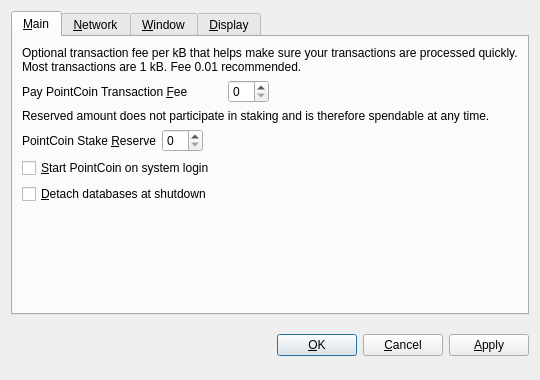
<?xml version="1.0" encoding="UTF-8"?>
<ui version="4.0">
 <class>OptionsDialog</class>
 <widget class="QDialog" name="OptionsDialog">
  <property name="geometry">
   <rect>
    <x>0</x>
    <y>0</y>
    <width>540</width>
    <height>380</height>
   </rect>
  </property>
  <property name="windowTitle">
   <string>Options</string>
  </property>
  <property name="modal">
   <bool>true</bool>
  </property>
  <layout class="QVBoxLayout" name="verticalLayout">
   <item>
    <widget class="QTabWidget" name="tabWidget">
     <property name="tabPosition">
      <enum>QTabWidget::North</enum>
     </property>
     <property name="currentIndex">
      <number>0</number>
     </property>
     <widget class="QWidget" name="tabMain">
      <attribute name="title">
       <string>&amp;Main</string>
      </attribute>
      <layout class="QVBoxLayout" name="verticalLayout_Main">
       <item>
        <widget class="QLabel" name="transactionFeeInfoLabel">
         <property name="text">
          <string>Optional transaction fee per kB that helps make sure your transactions are processed quickly. Most transactions are 1 kB. Fee 0.01 recommended.</string>
         </property>
         <property name="textFormat">
          <enum>Qt::PlainText</enum>
         </property>
         <property name="wordWrap">
          <bool>true</bool>
         </property>
        </widget>
       </item>
       <item>
        <layout class="QHBoxLayout" name="horizontalLayoutFee">
         <item>
          <widget class="QLabel" name="transactionFeePointCoinLabel">
           <property name="minimumSize">
            <size>
             <width>200</width>
             <height>0</height>
            </size>
           </property>
           <property name="text">
            <string>Pay PointCoin Transaction &amp;Fee</string>
           </property>
           <property name="textFormat">
            <enum>Qt::PlainText</enum>
           </property>
           <property name="buddy">
            <cstring>transactionFeePointCoin</cstring>
           </property>
          </widget>
         </item>
         <item>
          <widget class="BitcoinAmountField" name="transactionFeePointCoin"/>
         </item>
         <item>
          <spacer name="horizontalSpacerFee">
           <property name="orientation">
            <enum>Qt::Horizontal</enum>
           </property>
           <property name="sizeHint" stdset="0">
            <size>
             <width>40</width>
             <height>20</height>
            </size>
           </property>
          </spacer>
         </item>
        </layout>
       </item>
       <item>
        <widget class="QLabel" name="reserveBalanceInfoLabel">
         <property name="text">
          <string>Reserved amount does not participate in staking and is therefore spendable at any time.</string>
         </property>
         <property name="textFormat">
          <enum>Qt::PlainText</enum>
         </property>
         <property name="wordWrap">
          <bool>true</bool>
         </property>
        </widget>
       </item>
       <item>
        <layout class="QHBoxLayout" name="horizontalLayoutReserveBalance">
         <item>
          <widget class="QLabel" name="reserveBalanceLabelPointCoin">
           <property name="text">
            <string>PointCoin Stake &amp;Reserve</string>
           </property>
           <property name="textFormat">
            <enum>Qt::PlainText</enum>
           </property>
           <property name="buddy">
            <cstring>reserveBalancePointCoin</cstring>
           </property>
          </widget>
         </item>
         <item>
          <widget class="BitcoinAmountField" name="reserveBalancePointCoin"/>
         </item>
         <item>
          <spacer name="horizontalSpacerReserveBalance">
           <property name="orientation">
            <enum>Qt::Horizontal</enum>
           </property>
           <property name="sizeHint" stdset="0">
            <size>
             <width>40</width>
             <height>20</height>
            </size>
           </property>
          </spacer>
         </item>
        </layout>
       </item>
       <item>
        <widget class="QCheckBox" name="bitcoinAtStartup">
         <property name="toolTip">
          <string>Automatically start pointcoin after logging in to the system.</string>
         </property>
         <property name="text">
          <string>&amp;Start PointCoin on system login</string>
         </property>
        </widget>
       </item>
       <item>
        <widget class="QCheckBox" name="detachDatabases">
         <property name="toolTip">
          <string>Detach block and address databases at shutdown. This means they can be moved to another data directory, but it slows down shutdown. The wallet is always detached.</string>
         </property>
         <property name="text">
          <string>&amp;Detach databases at shutdown</string>
         </property>
        </widget>
       </item>
       <item>
        <spacer name="verticalSpacer_Main">
         <property name="orientation">
          <enum>Qt::Vertical</enum>
         </property>
         <property name="sizeHint" stdset="0">
          <size>
           <width>20</width>
           <height>40</height>
          </size>
         </property>
        </spacer>
       </item>
      </layout>
     </widget>
     <widget class="QWidget" name="tabNetwork">
      <attribute name="title">
       <string>&amp;Network</string>
      </attribute>
      <layout class="QVBoxLayout" name="verticalLayout_Network">
       <item>
        <widget class="QCheckBox" name="mapPortUpnp">
         <property name="toolTip">
          <string>Automatically open the pointcoin client port on the router. This only works when your router supports UPnP and it is enabled.</string>
         </property>
         <property name="text">
          <string>Map port using &amp;UPnP</string>
         </property>
        </widget>
       </item>
       <item>
        <widget class="QCheckBox" name="connectSocks">
         <property name="toolTip">
          <string>Connect to the pointcoin network through a SOCKS proxy (e.g. when connecting through Tor).</string>
         </property>
         <property name="text">
          <string>&amp;Connect through SOCKS proxy:</string>
         </property>
        </widget>
       </item>
       <item>
        <layout class="QHBoxLayout" name="horizontalLayout_Network">
         <item>
          <widget class="QLabel" name="proxyIpLabel">
           <property name="text">
            <string>Proxy &amp;IP:</string>
           </property>
           <property name="textFormat">
            <enum>Qt::PlainText</enum>
           </property>
           <property name="buddy">
            <cstring>proxyIp</cstring>
           </property>
          </widget>
         </item>
         <item>
          <widget class="QValidatedLineEdit" name="proxyIp">
           <property name="maximumSize">
            <size>
             <width>140</width>
             <height>16777215</height>
            </size>
           </property>
           <property name="toolTip">
            <string>IP address of the proxy (e.g. 127.0.0.1)</string>
           </property>
          </widget>
         </item>
         <item>
          <widget class="QLabel" name="proxyPortLabel">
           <property name="text">
            <string>&amp;Port:</string>
           </property>
           <property name="textFormat">
            <enum>Qt::PlainText</enum>
           </property>
           <property name="buddy">
            <cstring>proxyPort</cstring>
           </property>
          </widget>
         </item>
         <item>
          <widget class="QLineEdit" name="proxyPort">
           <property name="maximumSize">
            <size>
             <width>55</width>
             <height>16777215</height>
            </size>
           </property>
           <property name="toolTip">
            <string>Port of the proxy (e.g. 9050)</string>
           </property>
          </widget>
         </item>
         <item>
          <widget class="QLabel" name="socksVersionLabel">
           <property name="text">
            <string>SOCKS &amp;Version:</string>
           </property>
           <property name="textFormat">
            <enum>Qt::PlainText</enum>
           </property>
           <property name="buddy">
            <cstring>socksVersion</cstring>
           </property>
          </widget>
         </item>
         <item>
          <widget class="QValueComboBox" name="socksVersion">
           <property name="toolTip">
            <string>SOCKS version of the proxy (e.g. 5)</string>
           </property>
          </widget>
         </item>
         <item>
          <spacer name="horizontalSpacer_Network">
           <property name="orientation">
            <enum>Qt::Horizontal</enum>
           </property>
           <property name="sizeHint" stdset="0">
            <size>
             <width>40</width>
             <height>20</height>
            </size>
           </property>
          </spacer>
         </item>
        </layout>
       </item>
       <item>
        <spacer name="verticalSpacer_Network">
         <property name="orientation">
          <enum>Qt::Vertical</enum>
         </property>
         <property name="sizeHint" stdset="0">
          <size>
           <width>20</width>
           <height>40</height>
          </size>
         </property>
        </spacer>
       </item>
      </layout>
     </widget>
     <widget class="QWidget" name="tabWindow">
      <attribute name="title">
       <string>&amp;Window</string>
      </attribute>
      <layout class="QVBoxLayout" name="verticalLayout_Window">
       <item>
        <widget class="QCheckBox" name="minimizeToTray">
         <property name="toolTip">
          <string>Show only a tray icon after minimizing the window.</string>
         </property>
         <property name="text">
          <string>&amp;Minimize to the tray instead of the taskbar</string>
         </property>
        </widget>
       </item>
       <item>
        <widget class="QCheckBox" name="minimizeOnClose">
         <property name="toolTip">
          <string>Minimize instead of exit the application when the window is closed. When this option is enabled, the application will be closed only after selecting Quit in the menu.</string>
         </property>
         <property name="text">
          <string>M&amp;inimize on close</string>
         </property>
        </widget>
       </item>
       <item>
        <spacer name="verticalSpacer_Window">
         <property name="orientation">
          <enum>Qt::Vertical</enum>
         </property>
         <property name="sizeHint" stdset="0">
          <size>
           <width>20</width>
           <height>40</height>
          </size>
         </property>
        </spacer>
       </item>
      </layout>
     </widget>
     <widget class="QWidget" name="tabDisplay">
      <attribute name="title">
       <string>&amp;Display</string>
      </attribute>
      <layout class="QVBoxLayout" name="verticalLayout_Display">
       <item>
        <layout class="QHBoxLayout" name="horizontalLayout_2_Display_5">
         <item>
          <widget class="QLabel" name="currencyLabel">
           <property name="text">
            <string>Default Cu&amp;rrency:</string>
           </property>
           <property name="textFormat">
            <enum>Qt::PlainText</enum>
           </property>
           <property name="buddy">
            <cstring>currencySelector</cstring>
           </property>
          </widget>
         </item>
         <item>
          <widget class="QValueComboBox" name="currencySelector">
           <property name="toolTip">
            <string>Choose the default subdivision unit to show in the interface and when sending coins.</string>
           </property>
          </widget>
         </item>
        </layout>
       </item>
       <item>
        <widget class="Line" name="line">
         <property name="orientation">
          <enum>Qt::Horizontal</enum>
         </property>
        </widget>
       </item>
       <item>
        <layout class="QHBoxLayout" name="horizontalLayout_1_Display">
         <item>
          <widget class="QLabel" name="langLabel">
           <property name="text">
            <string>User Interface &amp;language:</string>
           </property>
           <property name="textFormat">
            <enum>Qt::PlainText</enum>
           </property>
           <property name="buddy">
            <cstring>lang</cstring>
           </property>
          </widget>
         </item>
         <item>
          <widget class="QValueComboBox" name="lang">
           <property name="toolTip">
            <string>The user interface language can be set here. This setting will take effect after restarting pointcoin.</string>
           </property>
          </widget>
         </item>
        </layout>
       </item>
       <item>
        <widget class="Line" name="line_2">
         <property name="orientation">
          <enum>Qt::Horizontal</enum>
         </property>
        </widget>
       </item>
       <item>
        <layout class="QHBoxLayout" name="horizontalLayout_2_Display">
         <item>
          <widget class="QLabel" name="unitLabelPointCoin">
           <property name="text">
            <string>PointCoin U&amp;nit to show amounts in:</string>
           </property>
           <property name="textFormat">
            <enum>Qt::PlainText</enum>
           </property>
           <property name="buddy">
            <cstring>unitPointCoin</cstring>
           </property>
          </widget>
         </item>
         <item>
          <widget class="QValueComboBox" name="unitPointCoin">
           <property name="toolTip">
            <string>Choose the default subdivision unit to show in the interface and when sending coins.</string>
           </property>
          </widget>
         </item>
        </layout>
       </item>
       <item>
        <widget class="Line" name="line_3">
         <property name="orientation">
          <enum>Qt::Horizontal</enum>
         </property>
        </widget>
       </item>
       <item>
        <widget class="QCheckBox" name="displayAddresses">
         <property name="toolTip">
          <string>Whether to show pointcoin addresses in the transaction list or not.</string>
         </property>
         <property name="text">
          <string>&amp;Display addresses in transaction list</string>
         </property>
        </widget>
       </item>
       <item>
        <widget class="QCheckBox" name="coinControlFeatures">
         <property name="toolTip">
          <string>Whether to show coin control features or not.</string>
         </property>
         <property name="text">
          <string>Display coin &amp;control features (experts only!)</string>
         </property>
        </widget>
       </item>
       <item>
        <spacer name="verticalSpacer_Display">
         <property name="orientation">
          <enum>Qt::Vertical</enum>
         </property>
         <property name="sizeHint" stdset="0">
          <size>
           <width>20</width>
           <height>40</height>
          </size>
         </property>
        </spacer>
       </item>
      </layout>
     </widget>
    </widget>
   </item>
   <item>
    <layout class="QHBoxLayout" name="horizontalLayout_Buttons">
     <item>
      <spacer name="horizontalSpacer_1">
       <property name="orientation">
        <enum>Qt::Horizontal</enum>
       </property>
       <property name="sizeHint" stdset="0">
        <size>
         <width>40</width>
         <height>48</height>
        </size>
       </property>
      </spacer>
     </item>
     <item>
      <widget class="QLabel" name="statusLabel">
       <property name="font">
        <font>
         <weight>75</weight>
         <bold>true</bold>
        </font>
       </property>
       <property name="text">
        <string/>
       </property>
       <property name="textFormat">
        <enum>Qt::PlainText</enum>
       </property>
       <property name="wordWrap">
        <bool>true</bool>
       </property>
      </widget>
     </item>
     <item>
      <spacer name="horizontalSpacer_2">
       <property name="orientation">
        <enum>Qt::Horizontal</enum>
       </property>
       <property name="sizeHint" stdset="0">
        <size>
         <width>40</width>
         <height>48</height>
        </size>
       </property>
      </spacer>
     </item>
     <item>
      <widget class="QPushButton" name="okButton">
       <property name="text">
        <string>&amp;OK</string>
       </property>
      </widget>
     </item>
     <item>
      <widget class="QPushButton" name="cancelButton">
       <property name="text">
        <string>&amp;Cancel</string>
       </property>
       <property name="autoDefault">
        <bool>false</bool>
       </property>
      </widget>
     </item>
     <item>
      <widget class="QPushButton" name="applyButton">
       <property name="text">
        <string>&amp;Apply</string>
       </property>
       <property name="autoDefault">
        <bool>false</bool>
       </property>
      </widget>
     </item>
    </layout>
   </item>
  </layout>
 </widget>
 <customwidgets>
  <customwidget>
   <class>BitcoinAmountField</class>
   <extends>QSpinBox</extends>
   <header>bitcoinamountfield.h</header>
   <container>1</container>
  </customwidget>
  <customwidget>
   <class>QValueComboBox</class>
   <extends>QComboBox</extends>
   <header>qvaluecombobox.h</header>
  </customwidget>
  <customwidget>
   <class>QValidatedLineEdit</class>
   <extends>QLineEdit</extends>
   <header>qvalidatedlineedit.h</header>
  </customwidget>
 </customwidgets>
 <resources/>
 <connections/>
</ui>
